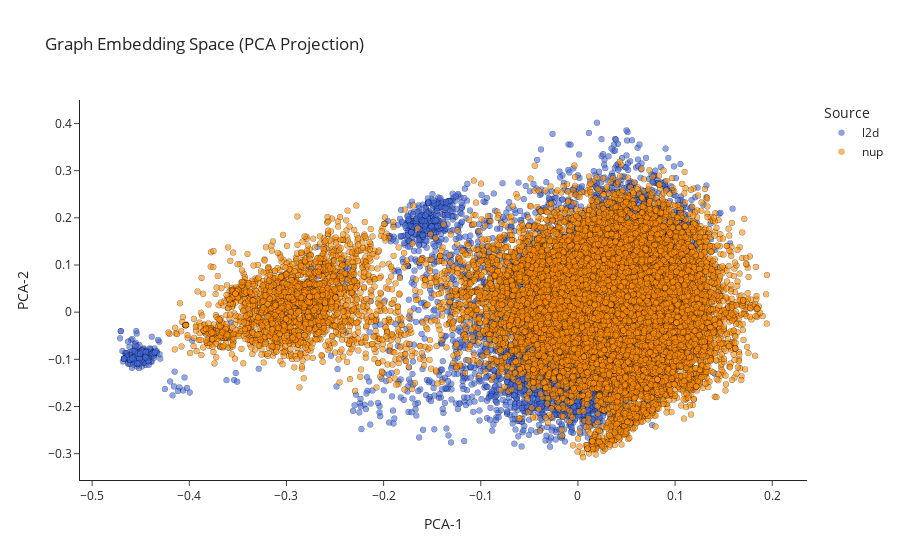

Notebook code cell kept with this figure:
### Code cell
from functions.visuals import visualize_graph_embeddings

fig, all_embeddings, all_sources = visualize_graph_embeddings(model_l2d,model_nup,proj_head,l2d_train_loader,
                                                              nup_train_loader,quantizer,metadata,node_embed_dim,
                                                              batched_graph_embeddings)

### Figure 1 — Plotly figure (JSON) as saved in the notebook; plotly's stock layout.template omitted (floating-point values rounded to 4 significant figures; data arrays with more than 128 entries replaced by an {"elided": "..."} marker saying what was removed)
{"data": [{"customdata": {"elided": "9593x1 str values"}, "hovertemplate": "Source=l2d<br>PCA1=%{x}<br>PCA2=%{y}<br>EpisodePath=%{customdata[0]}<extra></extra>", "legendgroup": "l2d", "marker": {"color": "royalblue", "line": {"color": "black", "width": 0.2}, "opacity": 0.6, "symbol": "circle"}, "mode": "markers", "name": "l2d", "showlegend": true, "type": "scattergl", "x": {"elided": "9593 float values"}, "xaxis": "x", "y": {"elided": "9593 float values"}, "yaxis": "y"}, {"customdata": {"elided": "18977x1 str values"}, "hovertemplate": "Source=nup<br>PCA1=%{x}<br>PCA2=%{y}<br>EpisodePath=%{customdata[0]}<extra></extra>", "legendgroup": "nup", "marker": {"color": "darkorange", "line": {"color": "black", "width": 0.2}, "opacity": 0.6, "symbol": "circle"}, "mode": "markers", "name": "nup", "showlegend": true, "type": "scattergl", "x": {"elided": "18977 float values"}, "xaxis": "x", "y": {"elided": "18977 float values"}, "yaxis": "y"}], "layout": {"legend": {"title": {"text": "Source"}, "tracegroupgap": 0}, "title": {"text": "Graph Embedding Space (PCA Projection)"}, "xaxis": {"anchor": "y", "domain": [0, 1], "title": {"text": "PCA-1"}}, "yaxis": {"anchor": "x", "domain": [0, 1], "title": {"text": "PCA-2"}}}}
